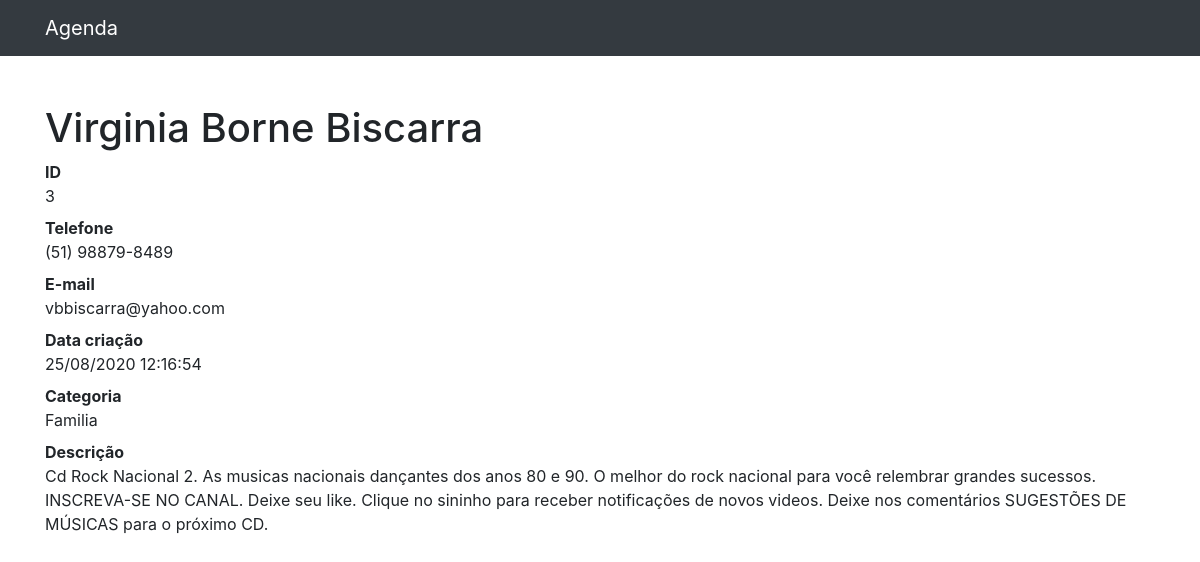
Page /3 on the committed database.
### contatos/models.py (models this page shows, shortened)
class Contato(models.Model):
    nome = models.CharField(max_length=150)
    sobrenome = models.CharField(max_length=255, blank=True)
    telefone = models.CharField(max_length=16)
    email = models.CharField(max_length=255, blank=True)
    data_criacao = models.DateTimeField(default=timezone.now)
    descricao = models.TextField(blank=True)
    categoria = models.ForeignKey(Categoria, on_delete=models.DO_NOTHING)

class Categoria(models.Model):
    nome = models.CharField(max_length=255)
    def __str__(self):
        return self.nome

### contatos/views.py (the view)
# urls.py: path('<int:contato_id>', views.ver_contato, name='ver_contato'),
def ver_contato(request, contato_id):
    contato = get_object_or_404(Contato, id=contato_id)
    return render(request, 'contatos/ver_contato.html', {
                  'contato': contato})

### contatos/templates/contatos/ver_contato.html
{% extends 'base.html' %}
{%block conteudo%}
<h1 class="mt-5">{{ contato.nome }} {{ contato.sobrenome }}</h1>
        <dl>
          <dt>ID</dt>
          <dd>{{ contato.id }}</dd>
          <dt>Telefone</dt>
          <dd>{{ contato.telefone }}</dd>
          <dt>E-mail</dt>
          <dd>{{ contato.email }}</dd>
          <dt>Data criação</dt>
          <dd>{{ contato.data_criacao|date:'d/m/Y H:i:s'}}</dd>
          <dt>Categoria</dt>
          <dd>{{ contato.categoria }}</dd>
          <dt>Descrição</dt>
          <dd>
            {{ contato.descricao }}
          </dd>
        </dl>
{%endblock%}

### rows in the picture
Contato: nome "Virginia", sobrenome "Borne Biscarra", id "3", telefone "(51) 98879-8489", email "vbbiscarra@yahoo.com", data_criacao "25/08/2020 12:16:54", categoria "Familia", descricao "Cd Rock Nacional 2. As musicas nacionais dançantes dos anos 80 e 90. O melhor do rock nacional para você relembrar grandes sucessos. INSCREVA-SE NO CANAL. Deixe seu like. Clique no sininho para receber notificações de novos videos. Deixe nos comentários SUGESTÕES DE MÚSICAS para o próximo CD."
